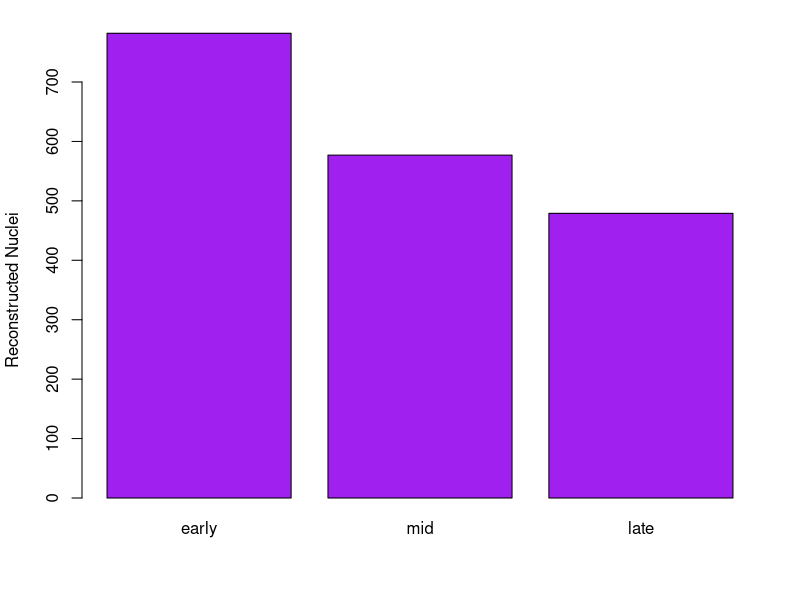
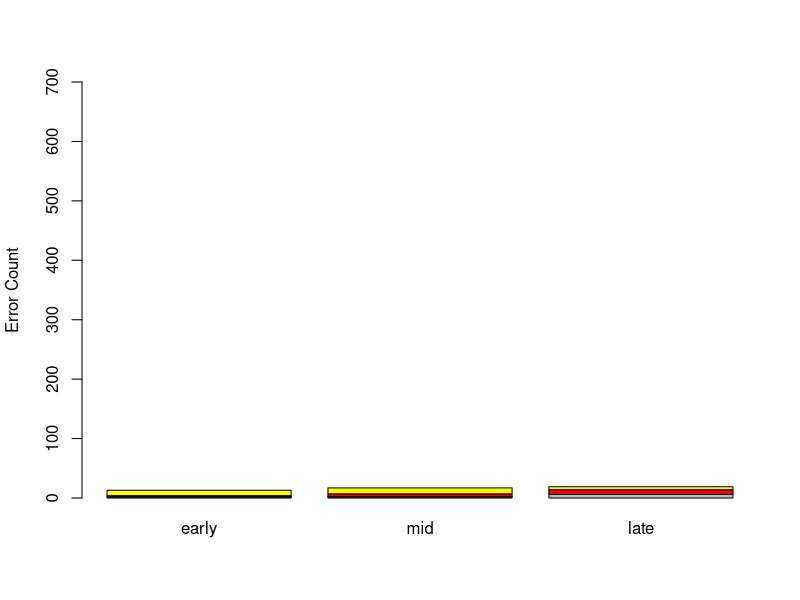
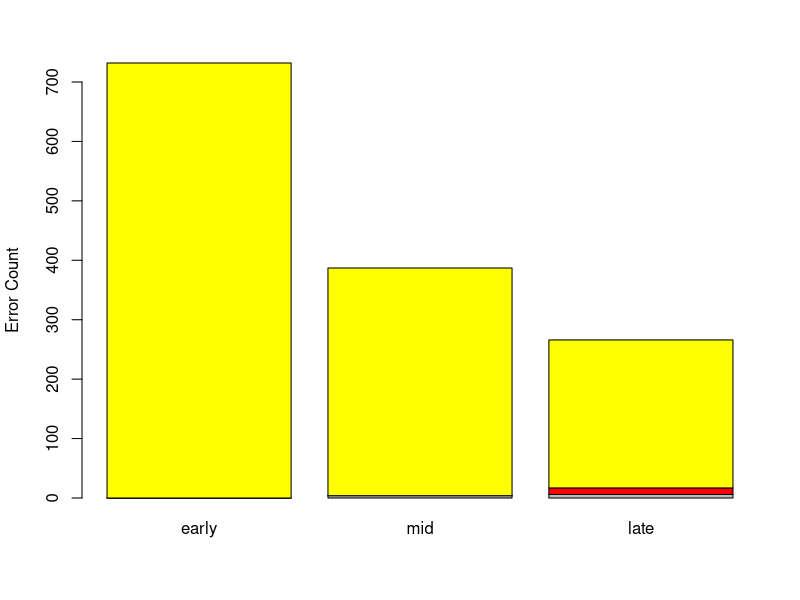
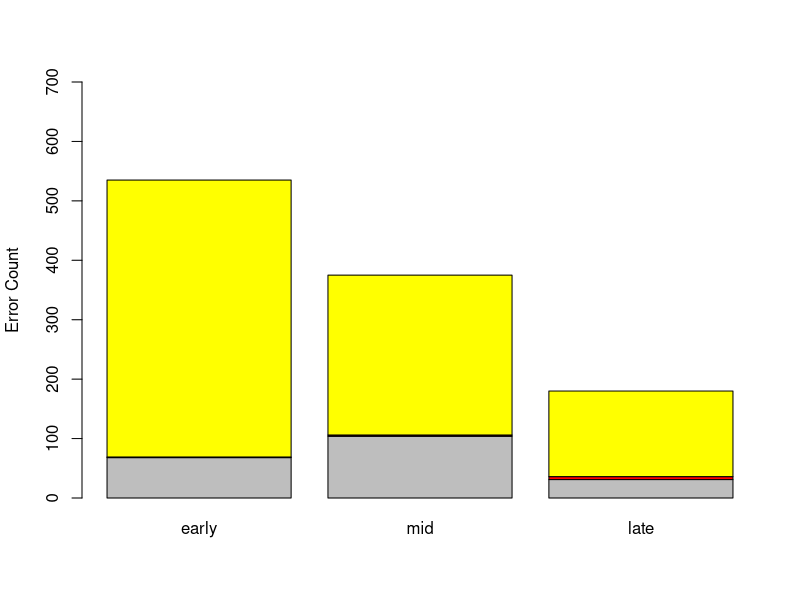
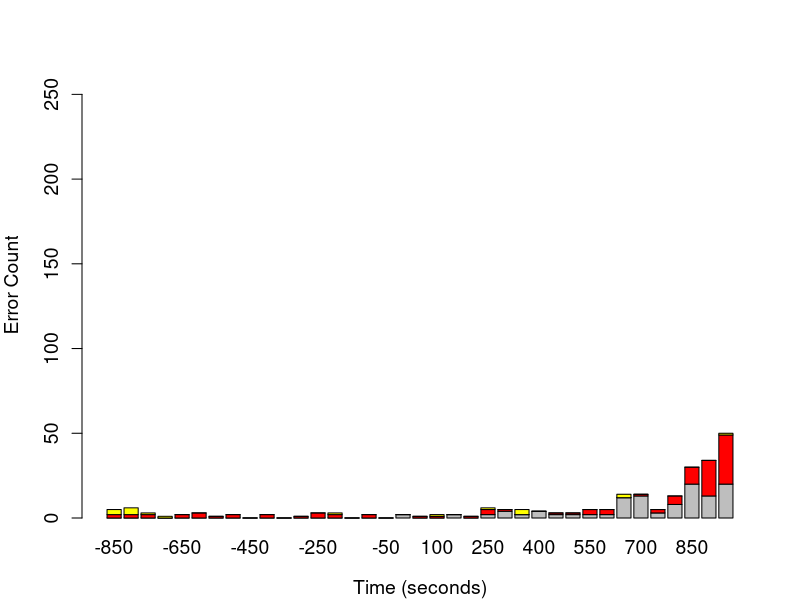
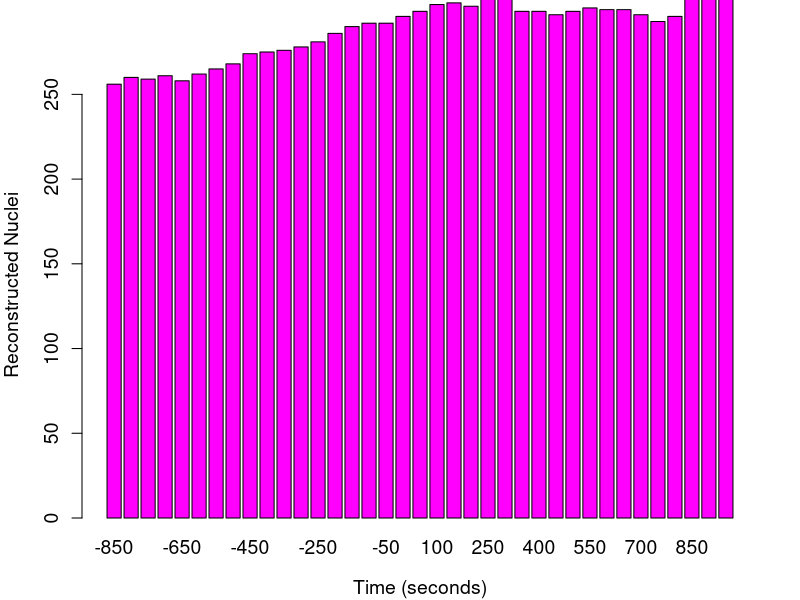
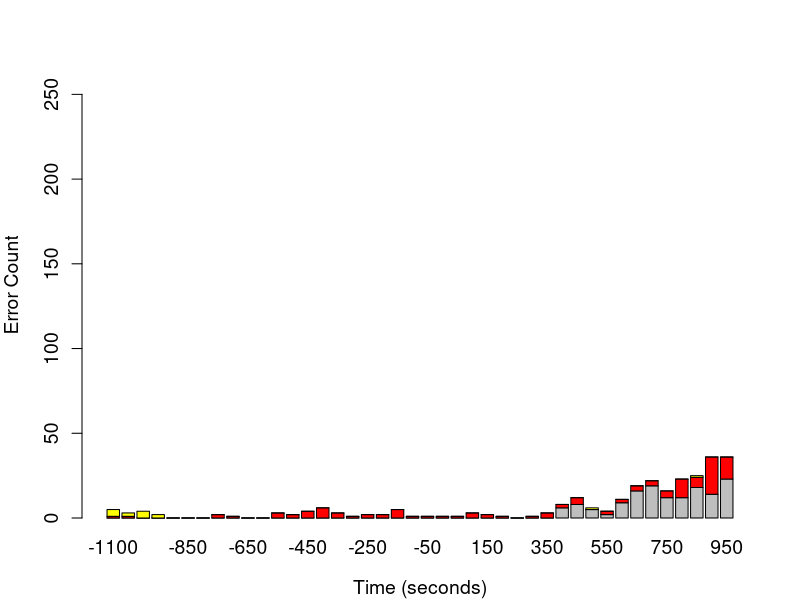
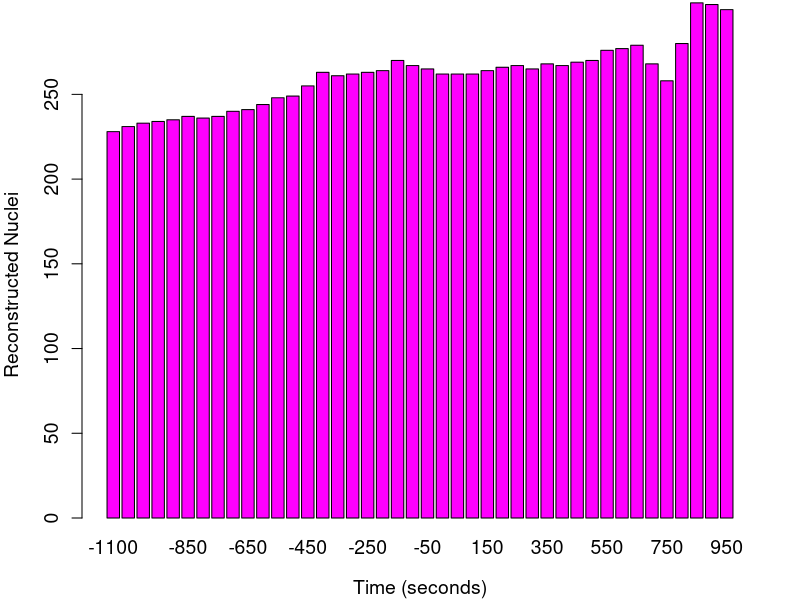

These charts were generated, in order, by the following R code:
early.fixed <- read.delim("fixed_final_pass1/OR_OliGreen_BP106_early03_static_analysis.txt")
mid.fixed <- read.delim("fixed_final_pass1/OR_OliGreen_BP106_mid04_static_analysis.txt")
late.fixed <- read.delim("fixed_final_pass1/OR_OliGreen_BP106_late01_static_analysis.txt")
results <- t(data.frame(##detected = c(early.fixed$detected, mid.fixed$detected, late.fixed$detected ),
                        split = c(early.fixed$split, mid.fixed$split, late.fixed$split),
                        merged = c(early.fixed$merged, mid.fixed$merged, late.fixed$merged),
                        ##                        junk = c(early.fixed$junk, mid.fixed$junk, late.fixed$junk),
                        missed = c(early.fixed$missed,  mid.fixed$missed, late.fixed$missed)))

pdf("nucs_fixed.pdf", 3,5)
barplot(c(early.fixed$nucs, mid.fixed$nucs, late.fixed$nucs), col=c("purple"),
        names.arg = c("early", "mid", "late"), ylab="Reconstructed Nuclei", ylim=c(0,700), legend=F)
dev.off()

pdf("edge2_errors_fixed.pdf", 3,5)
barplot(as.matrix(results), col=c("gray", "red", "yellow"),##col=c("green", "gray", "red", "blue", "yellow"),
        names.arg = c("early", "mid", "late"),  ylab="Error Count", ylim=c(0,700), legend=F)
dev.off()



early.fixed <- read.delim("fixed_final_pass1_nm2010/OR_OliGreen_BP106_early03_static_analysis.txt")
mid.fixed <- read.delim("fixed_final_pass1_nm2010/OR_OliGreen_BP106_mid04_static_analysis.txt")
late.fixed <- read.delim("fixed_final_pass1_nm2010/OR_OliGreen_BP106_late01_static_analysis.txt")
results <- t(data.frame(##detected = c(early.fixed$detected, mid.fixed$detected, late.fixed$detected ),
                        split = c(early.fixed$split, mid.fixed$split, late.fixed$split),
                        merged = c(early.fixed$merged, mid.fixed$merged, late.fixed$merged),
                        ##                        junk = c(early.fixed$junk, mid.fixed$junk, late.fixed$junk),
                        missed = c(early.fixed$missed,  mid.fixed$missed, late.fixed$missed)))


pdf("nm2010_errors_fixed.pdf", 3,5)
barplot(as.matrix(results), col=c("gray", "red", "yellow"),##col=c("green", "gray", "red", "blue", "yellow"),
        names.arg = c("early", "mid", "late"),  ylab="Error Count", ylim=c(0,700), legend=F)
dev.off()



early.fixed <- read.delim("fixed_final_pass1_acme/OR_OliGreen_BP106_early03_static_analysis.txt")
mid.fixed <- read.delim("fixed_final_pass1_acme/OR_OliGreen_BP106_mid04_static_analysis.txt")
late.fixed <- read.delim("fixed_final_pass1_acme/OR_OliGreen_BP106_late01_static_analysis.txt")
results <- t(data.frame(##detected = c(early.fixed$detected, mid.fixed$detected, late.fixed$detected ),
                        split = c(early.fixed$split, mid.fixed$split, late.fixed$split),
                        merged = c(early.fixed$merged, mid.fixed$merged, late.fixed$merged),
                        ##                        junk = c(early.fixed$junk, mid.fixed$junk, late.fixed$junk),
                        missed = c(early.fixed$missed,  mid.fixed$missed, late.fixed$missed)))


pdf("acme_errors_fixed.pdf", 3,5)
barplot(as.matrix(results), col=c("gray", "red", "yellow"),##col=c("green", "gray", "red", "blue", "yellow"),
        names.arg = c("early", "mid", "late"),  ylab="Error Count", ylim=c(0,700), legend=F)
dev.off()



live.data <- read.delim("live_data_output/072112_02_t11_50_static_analysis.txt", stringsAsFactors=F)
live.data <- live.data[live.data$time - 850 <= 950,]
results <- t(data.frame(##detected = live.data$detected, #green
                        split = live.data$split, #gray
                        merged = live.data$merged, # red
##                        junk = live.data$junk, # blue
                        missed = live.data$missed)) # yellow


pdf("EDGE2_cells.pdf",8.5,3.5)
op <- par(ps=14, mar=c(4, 4, 2.5, 2) +  0.1)  # ‘c(bottom, left, top, right)’
barplot(as.matrix(results), col=c("gray", "red", "yellow"), ##col=c("green", "gray", "red", "blue", "yellow"),
        names.arg = live.data$time - 850, ylab="Error Count", ylim=c(0,275), legend=F, xlab="Time (seconds)")
par(op)
dev.off()


pdf("nucs_live.pdf",8.5,3.5)
op <- par(ps=14, mar=c(4, 4, 2.5, 2) +  0.1)  # ‘c(bottom, left, top, right)’
barplot(live.data$nucs, col=c("magenta"),
        names.arg = live.data$time - 850, ylab="Reconstructed Nuclei", ylim=c(0,275), legend=F, xlab="Time (seconds)")
par(op)
dev.off()


##live.data <- read.delim("live_data_output/071812_06_t6-37_static_analysis.txt", stringsAsFactors=F)
live.data <- read.delim("live_data_output/072112_06_t7_51_static_analysis.txt", stringsAsFactors=F)
live.data <- live.data[live.data$time - 1100 <= 950,]
results <- t(data.frame(##detected = live.data$detected, #green
                        split = live.data$split, #gray
                        merged = live.data$merged, # red
##                        junk = live.data$junk, # blue
                        missed = live.data$missed)) # yellow


pdf("EDGE2_cells_rep2.pdf",8.5,3.5)
op <- par(ps=14, mar=c(4, 4, 2.5, 2) +  0.1)  # ‘c(bottom, left, top, right)’
barplot(as.matrix(results), col=c("gray", "red", "yellow"), ##col=c("green", "gray", "red", "blue", "yellow"),
        names.arg = live.data$time - 1100, ylab="Error Count", ylim=c(0,275), legend=F, xlab="Time (seconds)")
par(op)
dev.off()
pdf("nucs_live_rep2.pdf",8.5,3.5)
op <- par(ps=14, mar=c(4, 4, 2.5, 2) +  0.1)  # ‘c(bottom, left, top, right)’
barplot(live.data$nucs, col=c("magenta"),
        names.arg = live.data$time - 1100, ylab="Reconstructed Nuclei", ylim=c(0,275), legend=F, xlab="Time (seconds)")
par(op)
dev.off()



live.data <- read.delim("live_data_output/072112_02_t11_50_static_analysis_NM2010.txt", stringsAsFactors=F)
live.data <- live.data[live.data$time - 850 <= 950,]
results <- t(data.frame(##detected = live.data$detected, #green
                        split = live.data$split, #gray
                        merged = live.data$merged, # red
                        ##junk = live.data$junk, # blue
                        missed = live.data$missed)) # yellow


pdf("NM2010_cells.pdf",8.5,3.5)
op <- par(ps=14, mar=c(4, 4, 2.5, 2) +  0.1)  # ‘c(bottom, left, top, right)’
barplot(as.matrix(results), col=c("gray", "red", "yellow"), ##col=c("green", "gray", "red", "blue", "yellow"),
        names.arg = live.data$time - 850, ylab="Error Count", ylim=c(0,275), legend=F, xlab="Time (seconds)")
par(op)
dev.off()


live.data <- read.delim("live_data_output/072112_02_t11_50_static_analysis_ACME.txt", stringsAsFactors=F)
live.data <- live.data[live.data$time - 850 <= 950,]
results <- t(data.frame(##detected = live.data$detected, #green
                        split = live.data$split, #gray
                        merged = live.data$merged, # red
                        ##junk = live.data$junk, # blue
                        missed = live.data$missed)) # yellow


pdf("ACME_cells.pdf",8.5,3.5)
op <- par(ps=14, mar=c(4, 4, 2.5, 2) +  0.1)  # ‘c(bottom, left, top, right)’
barplot(as.matrix(results), col=c("gray", "red", "yellow"), ##col=c("green", "gray", "red", "blue", "yellow"),
        names.arg = live.data$time - 850, ylab="Error Count", ylim=c(0,275), legend=F, xlab="Time (seconds)")
par(op)
dev.off()



